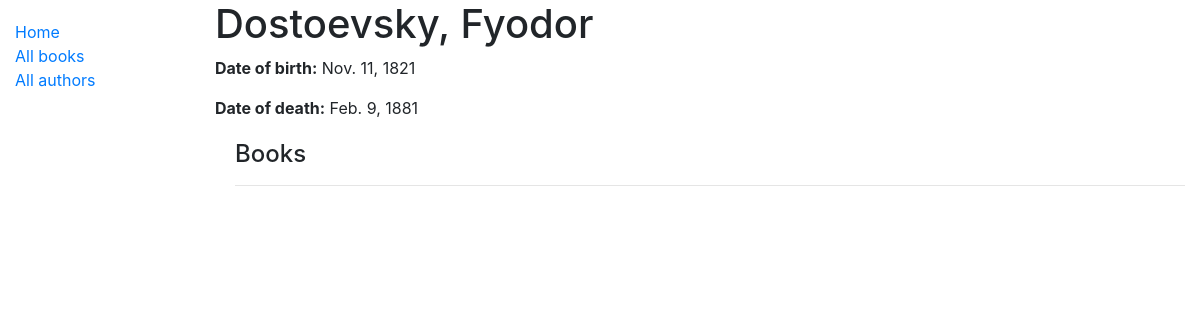
The app's page /catalog/authors/1, older data.
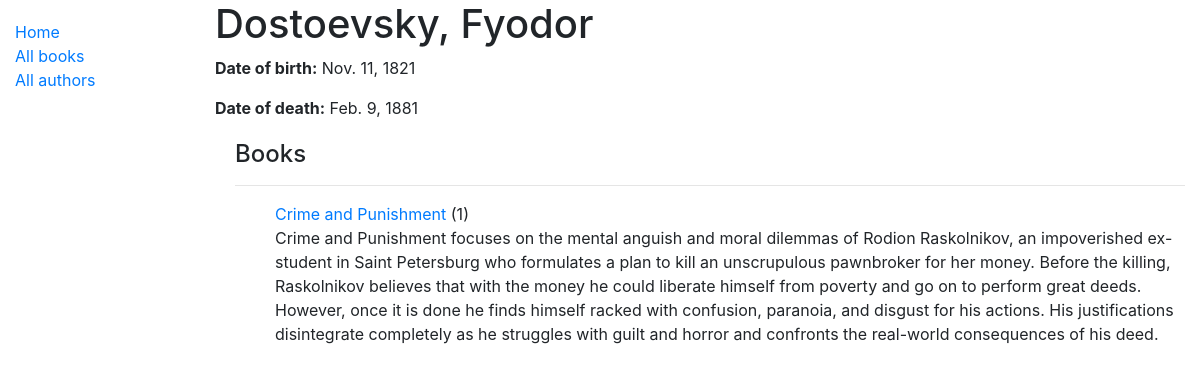
The same page, newer data.
### catalog/models.py (models this page shows, shortened)
class Book(models.Model):
    title = models.CharField(max_length=200)
    author = models.ForeignKey('Author', on_delete=models.SET_NULL, null=True)
    summary = models.TextField(max_length=1000, help_text='Enter a brief description of the book')
    isbn = models.CharField('ISBN', max_length=13, unique=True,
                            help_text='13 Character <a href=\
                            "https://www.isbn-international.org/content/what-isbn">ISBN number</a>')
    genre = models.ManyToManyField(Genre, help_text='Select a genre for this book')
    language_of_origin = models.ForeignKey('Language', on_delete=models.SET_NULL, null=True)
    class Meta:
        ordering = ['title']
    def display_genre(self):
        """Create a string for the Genre. This is required to display genre in Admin."""
        return ', '.join(genre.name for genre in self.genre.all()[:3])
    display_genre.short_description = 'Genre'
    def get_absolute_url(self):
        return reverse('book-detail', args=[str(self.id)])

### catalog/views.py (the view)
# urls.py: path('authors/<int:pk>', views.AuthorDetailView.as_view(), name='author-detail'),
class AuthorDetailView(generic.DetailView):
    model = Author

### catalog/templates/catalog/author_detail.html (shortened to what this page needs)
{% extends 'base_generic.html' %}
{% block content %}
    <h1>{{ author.last_name }}, {{ author.first_name }}</h1>
    {% if author.date_of_birth %}
        <p><strong>Date of birth:</strong> {{ author.date_of_birth }}</p>
    {% endif %}
    {% if author.date_of_death %}
        <p><strong>Date of death:</strong> {{ author.date_of_death }}</p>
    {% endif %}
    <div class="nested">
        {% if author.book_set %}
            <h4>Books</h4>
            <hr>
            <ul>
                {% for book in author.book_set.all %}
                    <p>
                        <a href="{{ book.get_absolute_url }}">{{ book.title }}</a> ({{ book.id }})
                    <br>{{ book.summary }}
                    </p>
                {% endfor %}
            </ul>
        {% endif %}
    </div>
{% endblock %}

Row changes from the older to the newer data that the page shows:
added Book: title "Crime and Punishment", id "1", summary "Crime and Punishment focuses on the mental anguish and moral dilemmas of Rodion Raskolnikov, an impoverished ex-student in Saint Petersburg who formulates a plan to kill an unscrupulous pawnbroker for her money. Before the killing, Raskolnikov believes that with the money he could liberate himself from poverty and go on to perform great deeds. However, once it is done he finds himself racked with confusion, paranoia, and disgust for his actions. His justifications disintegrate completely as he struggles with guilt and horror and confronts the real-world consequences of his deed."
